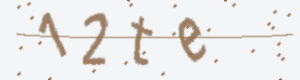
#> input picture other/verification_code/img/12te.png, 300 x 80 px, found by its file name
$ python grayscale.py
#> lines starting #> are read from the running program, lines starting #| are printed output that depends on the picture; after the words box and inside, x2 and y2 are one past the last pixel; in counts of white or black regions, pixels touching at a corner belong together
#encoding=utf-8
from PIL import Image,ImageDraw
from PIL import  ImageEnhance
from PIL import  ImageFilter
import numpy as np
import matplotlib.pyplot as plt
import cv2 as cv

'''
脚本说明：灰度化
1. 分量法 在rgb三个分量种按照需求选取一个分量作为灰度值
2. 最大值 选取rgb的最大值作为该pixel的灰度值
3. 平均值 g[i,j] = (r[i,j] + g[i,j] + b[i,j]) / 3,取rgb的平均值作为灰度值
4. 加权变换 由于人眼对绿色的敏感最高，对蓝色敏感最低，因此，按下式对RGB三分量进行加权平均能得到较合理的灰度图像。
    g[i,j] = 0.3*r[i,j] + 0.59*g[i,j] + 0.11*b[i,j]
'''


class Grayscale:

    # 原图片路径
    file_path = ''

    #处理后图片路径
    save_path = ''

    def __init__(self, file_path='', save_path=''):
        self.file_path = file_path
        self.save_path = save_path

    def set_path(self, file_path=''):
        self.file_path = file_path

    '''
    函数说明：灰度化
    '''
    def component_method(self, type='r'):
        #  1 (1-bit pixels, black and white, stored with one pixel per byte)1位像素，黑白，每字节一个像素存储
        #  L (8-bit pixels, black and white)8位像素，黑白
        #  P (8-bit pixels, mapped to any other mode using a colour palette)8位像素，使用调色板映射到任何其他模式
        #  RGB (3x8-bit pixels, true colour)3x8位像素，真彩色
        #  RGBA (4x8-bit pixels, true colour with transparency mask)4x8位像素，带透明度掩模的真彩色
        #  CMYK (4x8-bit pixels, colour separation)4x8位像素，分色
        #  YCbCr (3x8-bit pixels, colour video format)3x8位像素，彩色视频格式
        #  I (32-bit signed integer pixels)32位有符号整数像素
        #  F (32-bit floating point pixels)32位浮点像素
#> called with type = 'r'
        img = Image.open(self.file_path).convert('L')
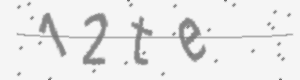
#> img: PIL image 300x80 L; min 113, max 245, mean 234.2
        plt.imshow(img)
        plt.show()

    '''
    函数说明：去噪点
    '''
    def remove_noise_method(self):
        # 打开图片
        image = Image.open(self.file_path)
#> image is the input picture: PIL image 300x80 RGB; mean R, G, B 234.7, 233.7, 233.1

        # 将图片转换成灰度图片
        image = image.convert("1")
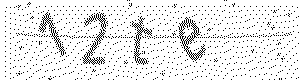
#> image: PIL image 300x80 1; 91.8% white; black in thin lines or dots

        # 去噪,G = 50,N = 4,Z = 4
        self.clear_noise(image, 50, 3, 3)

        # 保存图片
        # image.save("d:/result.jpg")

        plt.imshow(image)
        plt.show()

    # 二值判断,如果确认是噪声,用改点的上面一个点的灰度进行替换
    # 该函数也可以改成RGB判断的,具体看需求如何
    def get_pixel(self, image, x, y, G, N):
        L = image.getpixel((x, y))
        if L > G:
            L = True
        else:
            L = False

        nearDots = 0
        if L == (image.getpixel((x - 1, y - 1)) > G):
            nearDots += 1
        if L == (image.getpixel((x - 1, y)) > G):
            nearDots += 1
        if L == (image.getpixel((x - 1, y + 1)) > G):
            nearDots += 1
        if L == (image.getpixel((x, y - 1)) > G):
            nearDots += 1
        if L == (image.getpixel((x, y + 1)) > G):
            nearDots += 1
        if L == (image.getpixel((x + 1, y - 1)) > G):
            nearDots += 1
        if L == (image.getpixel((x + 1, y)) > G):
            nearDots += 1
        if L == (image.getpixel((x + 1, y + 1)) > G):
            nearDots += 1

        if nearDots < N:
            return image.getpixel((x, y - 1))
        else:
            return None

    # 降噪
    # 根据一个点A的RGB值，与周围的8个点的RBG值比较，设定一个值N（0 <N <8），当A的RGB值与周围8个点的RGB相等数小于N时，此点为噪点
    # G: Integer 图像二值化阀值
    # N: Integer 降噪率 0 <N <8
    # Z: Integer 降噪次数
    # 输出
    #  0：降噪成功
    #  1：降噪失败
    def clear_noise(self, image, G, N, Z):
#> called with G = 50, N = 3, Z = 3
        draw = ImageDraw.Draw(image)

        for i in range(0, Z):
            for x in range(1, image.size[0] - 1):
                for y in range(1, image.size[1] - 1):
                    color = self.get_pixel(image, x, y, G, N)
                    if color != None:
                        draw.point((x, y), color)
#> this loop made 3 passes
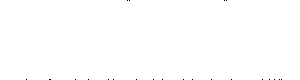
#> image: PIL image 300x80 1; 99.9% white; black in thin lines or dots, all inside (x1, y1, x2, y2) = (26, 0, 282, 80)


if __name__ == '__main__':

    # file_name = '/www/ML/other/verification_code/img/qin.png'
    file_name = '/www/ML/other/verification_code/img/12te.png'
    save_path = '/www/ML/other/verification_code/img/save.png'
    grayscale = Grayscale(file_name)
    grayscale.component_method()
    #
    # # file_name = '/www/ML/other/verification_code/img/1.jpg'
    # grayscale.set_path(file_name)
    #
    # # 去噪点
    grayscale.remove_noise_method()


    # [47 lines of commented-out code are left out]
